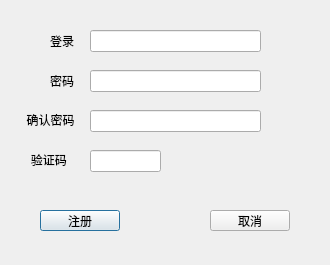
<?xml version="1.0" encoding="UTF-8"?>
<ui version="4.0">
 <class>Register</class>
 <widget class="QDialog" name="Register">
  <property name="geometry">
   <rect>
    <x>0</x>
    <y>0</y>
    <width>330</width>
    <height>265</height>
   </rect>
  </property>
  <property name="windowTitle">
   <string>Dialog</string>
  </property>
  <property name="windowIcon">
   <iconset theme="QIcon::ThemeIcon::DocumentSave"/>
  </property>
  <widget class="QLabel" name="tip1">
   <property name="geometry">
    <rect>
     <x>50</x>
     <y>30</y>
     <width>31</width>
     <height>21</height>
    </rect>
   </property>
   <property name="text">
    <string>登录</string>
   </property>
  </widget>
  <widget class="QLabel" name="tip2">
   <property name="geometry">
    <rect>
     <x>50</x>
     <y>70</y>
     <width>31</width>
     <height>21</height>
    </rect>
   </property>
   <property name="text">
    <string>密码</string>
   </property>
  </widget>
  <widget class="QLineEdit" name="username">
   <property name="geometry">
    <rect>
     <x>90</x>
     <y>30</y>
     <width>171</width>
     <height>22</height>
    </rect>
   </property>
   <property name="text">
    <string/>
   </property>
  </widget>
  <widget class="QLineEdit" name="password">
   <property name="geometry">
    <rect>
     <x>90</x>
     <y>70</y>
     <width>171</width>
     <height>22</height>
    </rect>
   </property>
   <property name="text">
    <string/>
   </property>
  </widget>
  <widget class="QPushButton" name="regist">
   <property name="geometry">
    <rect>
     <x>40</x>
     <y>210</y>
     <width>80</width>
     <height>21</height>
    </rect>
   </property>
   <property name="text">
    <string>注册</string>
   </property>
  </widget>
  <widget class="QPushButton" name="cancel">
   <property name="geometry">
    <rect>
     <x>210</x>
     <y>210</y>
     <width>80</width>
     <height>21</height>
    </rect>
   </property>
   <property name="text">
    <string>取消</string>
   </property>
  </widget>
  <widget class="QLineEdit" name="password_2">
   <property name="geometry">
    <rect>
     <x>90</x>
     <y>110</y>
     <width>171</width>
     <height>22</height>
    </rect>
   </property>
   <property name="text">
    <string/>
   </property>
  </widget>
  <widget class="QLabel" name="tip3">
   <property name="geometry">
    <rect>
     <x>20</x>
     <y>110</y>
     <width>61</width>
     <height>20</height>
    </rect>
   </property>
   <property name="text">
    <string>&lt;html&gt;&lt;head/&gt;&lt;body&gt;&lt;p align=&quot;center&quot;&gt;确认密码&lt;/p&gt;&lt;/body&gt;&lt;/html&gt;</string>
   </property>
  </widget>
  <widget class="QLabel" name="tip4">
   <property name="geometry">
    <rect>
     <x>20</x>
     <y>150</y>
     <width>61</width>
     <height>20</height>
    </rect>
   </property>
   <property name="text">
    <string>&lt;html&gt;&lt;head/&gt;&lt;body&gt;&lt;p align=&quot;center&quot;&gt;验证码
&lt;/p&gt;&lt;/body&gt;&lt;/html&gt;</string>
   </property>
  </widget>
  <widget class="QLineEdit" name="plot">
   <property name="geometry">
    <rect>
     <x>90</x>
     <y>150</y>
     <width>71</width>
     <height>22</height>
    </rect>
   </property>
   <property name="text">
    <string/>
   </property>
  </widget>
  <widget class="QLabel" name="verification_code">
   <property name="geometry">
    <rect>
     <x>180</x>
     <y>142</y>
     <width>80</width>
     <height>40</height>
    </rect>
   </property>
   <property name="text">
    <string/>
   </property>
  </widget>
 </widget>
 <resources/>
 <connections/>
</ui>
